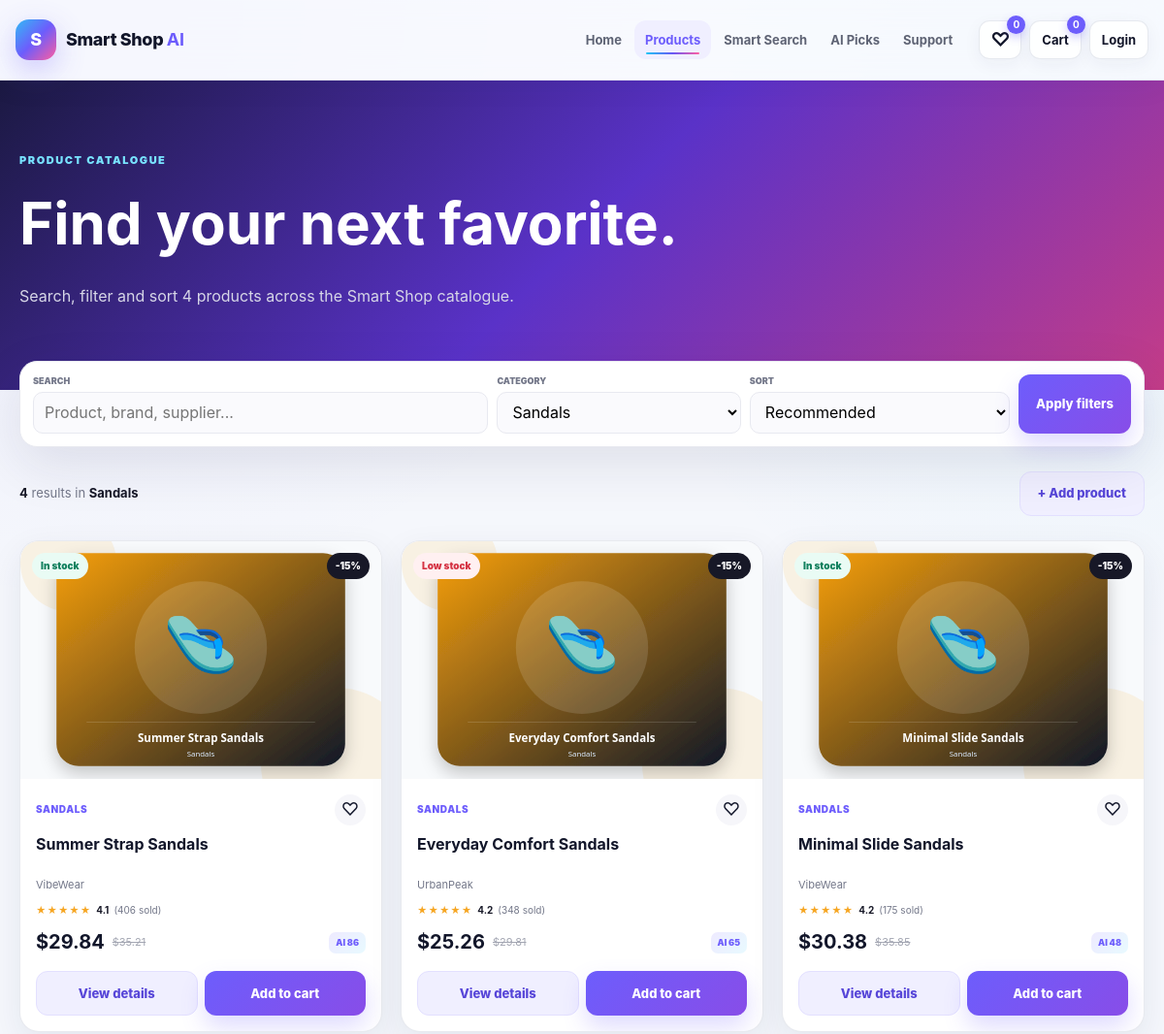
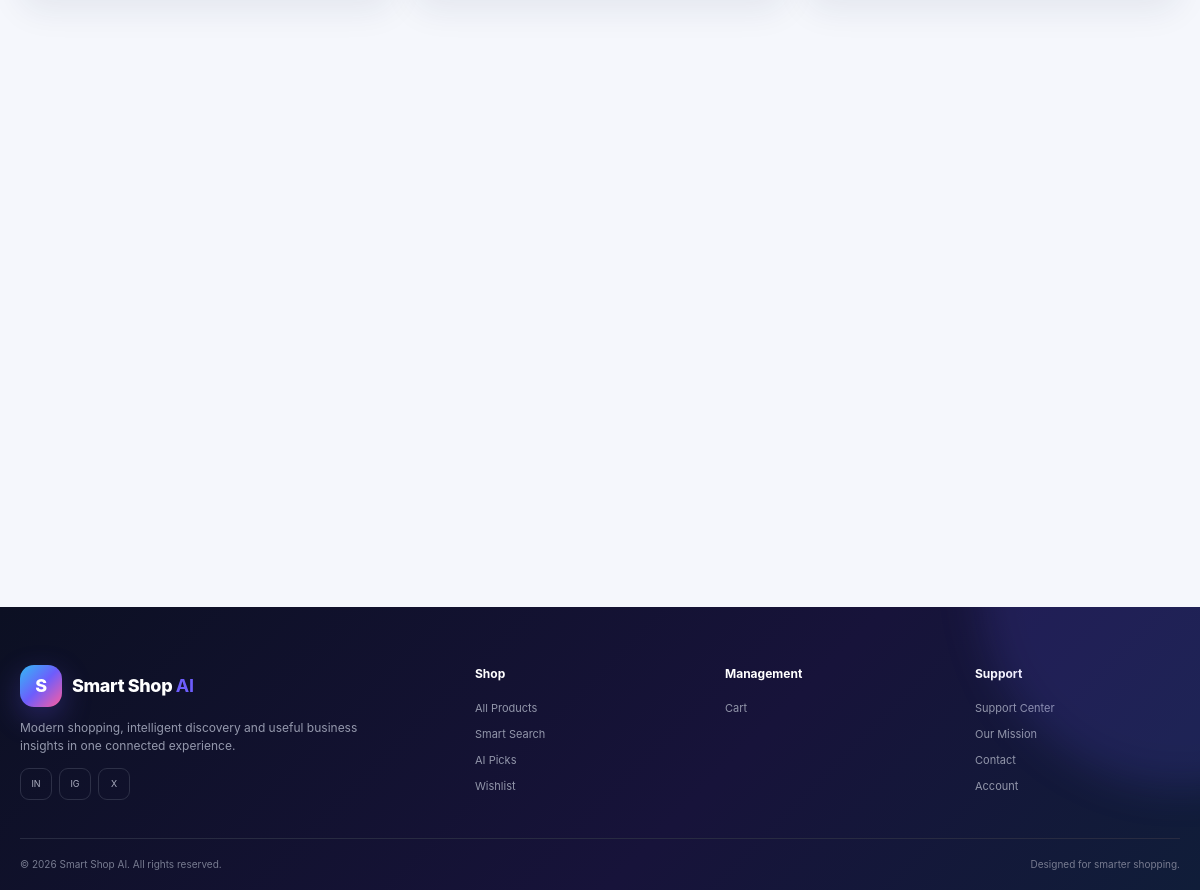
Page /products?category=Sandals on the committed database (2 pictures, top to bottom).
### tables this page shows
CREATE TABLE products (
                product_id INTEGER PRIMARY KEY AUTOINCREMENT,
                name TEXT NOT NULL,
                category TEXT NOT NULL,
                brand TEXT DEFAULT '',
                price REAL NOT NULL DEFAULT 0,
                stock INTEGER NOT NULL DEFAULT 0,
                rating REAL NOT NULL DEFAULT 0,
                sales INTEGER NOT NULL DEFAULT 0,
                supplier TEXT DEFAULT '',
                links TEXT DEFAULT '',
                content TEXT DEFAULT '',
                description TEXT DEFAULT '',
                image TEXT DEFAULT '',
                created_at TEXT DEFAULT CURRENT_TIMESTAMP
            );

### app.py (the view)
@app.route("/products")
def products():
    keyword = request.args.get("search", "").strip()
    category = request.args.get("category", "All").strip() or "All"
    sort = request.args.get("sort", "featured").strip()
    try: page = int(request.args.get("page", 1))
    except ValueError: page = 1
    db = DatabaseManager()
    try:
        all_items = list(db.search_and_filter(keyword, category, sort))
        categories = db.get_categories()
    finally:
        db.close()
    items, page, pages, total = paginate(all_items, page, 12)
    return render_template("products.html", products=items, categories=categories, keyword=keyword,
                           selected_category=category, selected_sort=sort, page=page, pages=pages, total=total)

### app.py (called while the page is built, shortened)
def cart_map():
    raw = session.get("cart", {})
    if isinstance(raw, dict):
        clean = {}
        for key, value in raw.items():
            try:
                pid, qty = int(key), max(1, int(value))
                clean[pid] = qty
            except (TypeError, ValueError):
                continue
        return clean

def wishlist_ids():
    raw = session.get("wishlist", [])
    if not isinstance(raw, list):
        return []
    result = []
    return result

def ai_score(product):
    sales = int(product["sales"] or 0)
    rating = float(product["rating"] or 0)
    stock = int(product["stock"] or 0)
    sales_component = min(sales / 420, 1) * 45
    rating_component = min(rating / 5, 1) * 30
    availability_component = min(stock / 85, 1) * 25
    return round(sales_component + rating_component + availability_component)

def paginate(items, page, per_page=12):
    total = len(items)
    pages = max(1, ceil(total / per_page))
    page = min(max(1, page), pages)
    start = (page - 1) * per_page
    return items[start:start + per_page], page, pages, total

@app.context_processor
def global_shop_data():
    cart = cart_map()
    wish = wishlist_ids()
    return {
        "cart_count": sum(cart.values()),
        "cart_map": cart,
        "wishlist_count": len(wish),
        "wishlist_ids": wish,
        "current_endpoint": request.endpoint or "",
        "ai_score": ai_score,
        "is_admin": is_admin(),
    }

@app.before_request
def startup():
    if not getattr(app, "_catalogue_ready", False):
        ensure_catalogue()
        app._catalogue_ready = True

def is_admin():
    return session.get("role") == "admin"

### database/database.py (called while the page is built)
    def close(self) -> None:
        try:
            self.connection.close()
        except Exception:
            pass

    def get_categories(self):
        rows = self.cursor.execute(
            """
            SELECT category, COUNT(*) AS product_count, COALESCE(SUM(sales),0) AS sales,
                   COALESCE(SUM(stock),0) AS stock
            FROM products
            GROUP BY category
            ORDER BY category COLLATE NOCASE
            """
        ).fetchall()
        return [row["category"] for row in rows]

### templates/products.html (shortened to what this page needs)
{% extends "base.html" %}{% from "_macros.html" import product_card with context %}
{% block content %}
<section class="page-hero page-hero-shop"><div class="shell"><span class="kicker light-kicker">PRODUCT CATALOGUE</span><h1>Find your next favorite.</h1><p>Search, filter and sort {{ total }} products across the Smart Shop catalogue.</p></div></section>
<section class="section compact-top"><div class="shell"><form class="filter-bar" method="GET" action="{{ url_for('products') }}"><label class="search-control"><span>Search</span><input name="search" value="{{ keyword }}" placeholder="Product, brand, supplier..."></label><label><span>Category</span><select name="category">{% for c in categories %}<option value="{{ c }}" {% if selected_category==c %}selected{% endif %}>{{ c }}</option>{% endfor %}</select></label><label><span>Sort</span><select name="sort"><option value="featured" {% if selected_sort=='featured' %}selected{% endif %}>Recommended</option></select></label><button class="btn btn-primary" type="submit">Apply filters</button></form><div class="results-line"><div><b>{{ total }}</b> results{% if selected_category!='All' %} in <b>{{ selected_category }}</b>{% endif %}</div><a class="btn btn-soft" href="{{ url_for('add_product') }}">+ Add product</a></div>{% if products %}<div class="product-grid product-grid-3">{% for p in products %}{{ product_card(p) }}{% endfor %}</div>{% else %}<div class="empty-state"><div class="empty-symbol">0</div><h2>No products found</h2><p>Try another keyword, category or sort option.</p><a class="btn btn-primary" href="{{ url_for('products') }}">Reset filters</a></div>{% endif %}</div></section>
{% endblock %}

### templates/_macros.html
{% macro product_card(product) %}
<article class="product-card reveal">
  <a class="product-media" href="{{ url_for('product_detail', product_id=product.product_id) }}">
    <img src="{{ url_for('static', filename='images/' + (product.image or 'product_1.svg')) }}" alt="{{ product.name }}" loading="lazy">
    <span class="product-badge {% if product.stock <= 12 %}badge-danger{% endif %}">{% if product.stock <= 0 %}Out of stock{% elif product.stock <= 12 %}Low stock{% else %}In stock{% endif %}</span>
    <span class="discount-badge">-15%</span>
  </a>
  <div class="product-copy">
    <div class="product-topline"><span class="category-tag">{{ product.category }}</span><a class="heart {% if product.product_id in wishlist_ids %}saved{% endif %}" href="{{ url_for('toggle_wishlist', product_id=product.product_id) }}" aria-label="Toggle wishlist">&#9825;</a></div>
    <h3><a href="{{ url_for('product_detail', product_id=product.product_id) }}">{{ product.name }}</a></h3>
    <p class="brand-line">{{ product.brand }}</p>
    <div class="rating-row"><span class="stars">&#9733;&#9733;&#9733;&#9733;&#9733;</span><b>{{ '%.1f'|format(product.rating) }}</b><span>({{ product.sales }} sold)</span></div>
    <div class="price-row"><strong>${{ '%.2f'|format(product.price) }}</strong><del>${{ '%.2f'|format(product.price * 1.18) }}</del><span class="ai-pill">AI {{ ai_score(product) }}</span></div>
    <div class="card-actions"><a class="btn btn-soft" href="{{ url_for('product_detail', product_id=product.product_id) }}">View details</a><a class="btn btn-primary" href="{{ url_for('add_to_cart', product_id=product.product_id) }}">Add to cart</a></div>
  </div>
</article>
{% endmacro %}

### rows in the picture
products: image (picture), stock "In stock", category "SANDALS", name "Summer Strap Sandals", brand "VibeWear", rating "4.1", sales "406", price "29.84", product.price*1.18 "35.21", ai_score "86"
products: image (picture), stock "Low stock", category "SANDALS", name "Everyday Comfort Sandals", brand "UrbanPeak", rating "4.2", sales "348", price "25.26", product.price*1.18 "29.81", ai_score "65"
products: image (picture), stock "In stock", category "SANDALS", name "Minimal Slide Sandals", brand "VibeWear", rating "4.2", sales "175", price "30.38", product.price*1.18 "35.85", ai_score "48"

### other values in the picture
{{ wishlist_count }} "0"
{{ cart_count }} "0"
{{ total }} "4"
{{ selected_category }} "Sandals"
form field category "Sandals"
